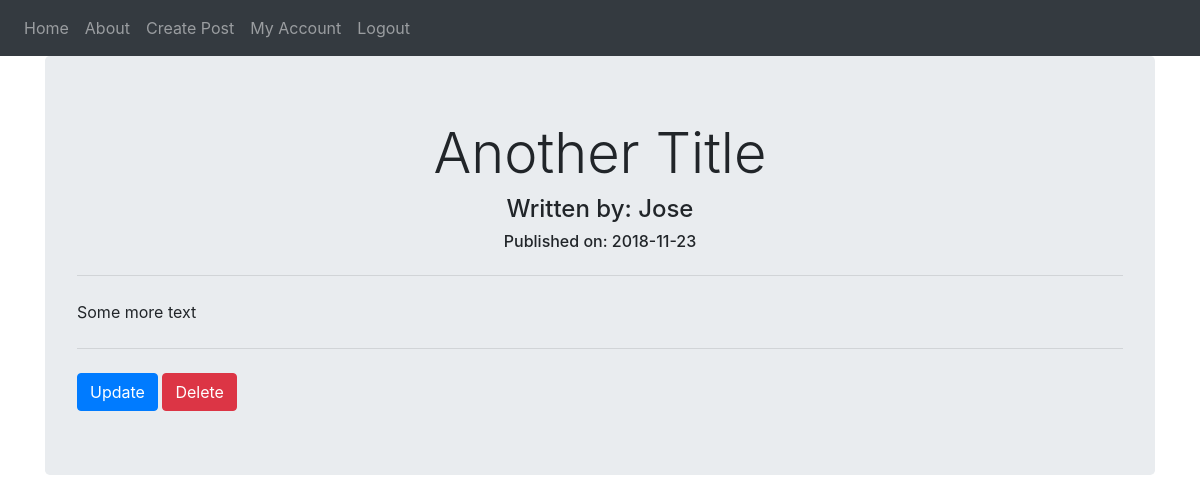
The page /2 (signed in) on the database its author committed.
### blog/models.py (models this page shows, shortened)
class BlogPost(db.Model):
    __tablename__ = "blogposts"
    users = db.relationship(User)
    id = db.Column(db.Integer, primary_key = True)
    user_id = db.Column(db.Integer, db.ForeignKey("users.id"), nullable = False)
    title = db.Column(db.String(96), nullable = False)
    body = db.Column(db.Text, nullable = False)
    date = db.Column(db.DateTime, nullable = False, default = datetime.utcnow)

class User(db.Model, UserMixin):
    __tablename__ = "users"
    id = db.Column(db.Integer, primary_key = True)
    email = db.Column(db.String(96), unique = True, index = True)
    username = db.Column(db.String(64), unique = True, index = True)
    password_hash = db.Column(db.String(128))
    userpicture = db.Column(db.String(32), nullable = False, default = "default_picture.png")
    blog_posts = db.relationship("BlogPost", backref = "author", lazy = True)

### blog/users/views.py (the view)
@users.route("/<username>")
def user_posts(username):
    page = request.args.get("page", 1, type=int)
    user = User.query.filter_by(username=username).first_or_404()
    blog_posts = BlogPost.query.filter_by(author=user).order_by(BlogPost.date.desc()).paginate(page=page, per_page=10)
    return render_template("user_posts.html", blog_posts=blog_posts, user=user)

### blog/blog_posts/views.py (called while the page is built)
@blog_posts.route("/<int:blog_post_id>")
def blog_post(blog_post_id):
    blog_post = BlogPost.query.get_or_404(blog_post_id)
    return render_template("blog_post.html", blog_post=blog_post)

### blog/models.py (called while the page is built)
@login_manager.user_loader
def load_user(user_id):
    return User.query.get(user_id)

### blog/templates/blog_post.html (shortened to what this page needs)
{% extends "base.html" %}
{% block content %}
<div class="jumbotron">
  <h1 class="display-4 text-center">{{blog_post.title}}</h1>
  <h4 class="text-center">Written by: {{blog_post.author.username}}</h4>
  <h6 class="text-center">Published on: {{blog_post.date.strftime("%Y-%m-%d")}}</h6>
  <hr class="my-4">
  <p>{{blog_post.body}}</p>
  {% if blog_post.author == current_user %}
    <hr class="my-4">
    <a class="btn btn-primary" href={{url_for("blog_posts.update_post", blog_post_id=blog_post.id)}}>Update</a>
    <button type="button" class="btn btn-danger" name="Delete" data-toggle="modal" data-target="#delete_modal">Delete</button>
  {% endif %}
</div>
{% endblock %}

### rows shown on the page
BlogPost: title "Another Title", date "2018-11-23", body "Some more text"
User: author.username "Jose"
